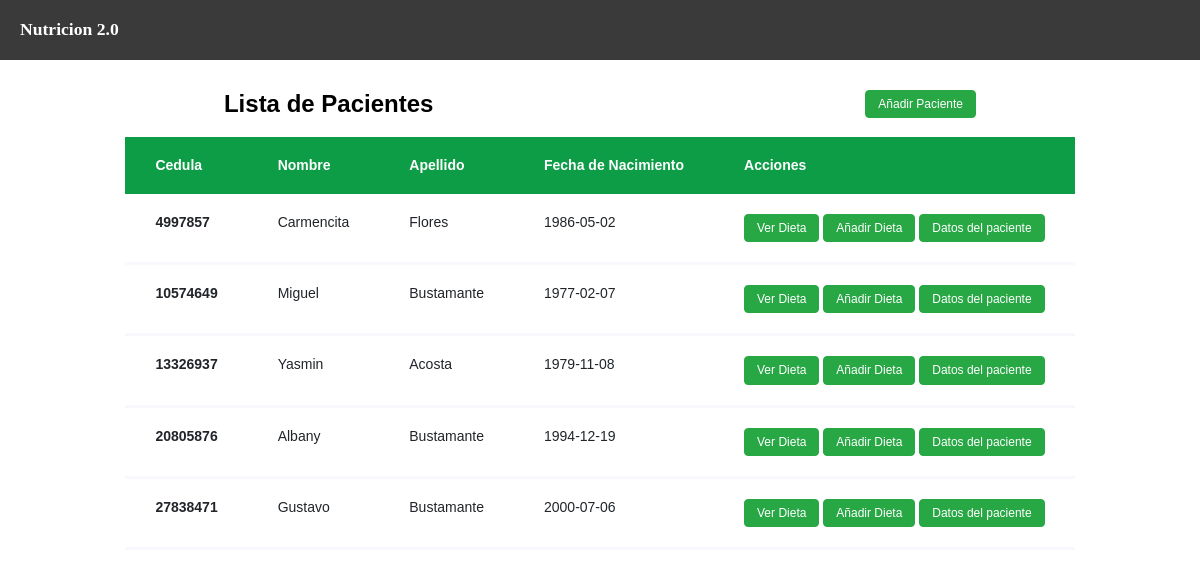
Before: / with the older database file.
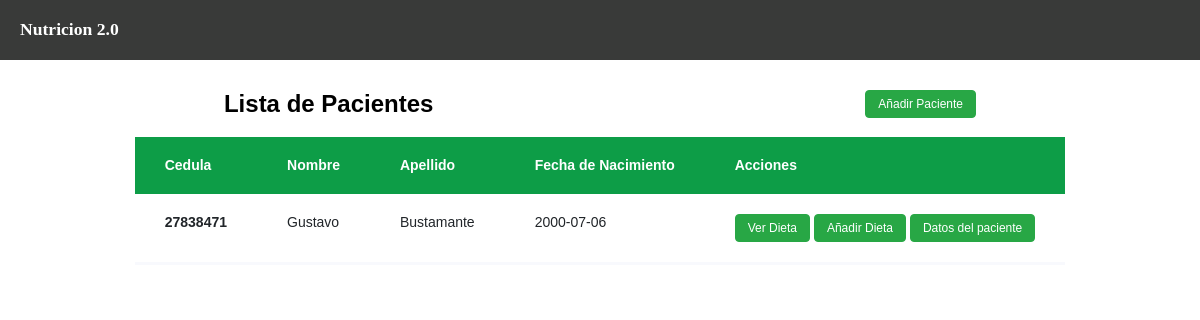
After: the same page with the newer database file.
### tables this page shows
CREATE TABLE `pacientes` (
  `dni` int NOT NULL,
  `nombre` varchar(30) NOT NULL,
  `Apellido` varchar(30) NOT NULL,
  `fecha_nac` date NOT NULL,
  `peso` smallint NOT NULL,
  `altura` int NOT NULL,
  `masa_muscular` int NOT NULL,
  `actividad_fisica` varchar(45) NOT NULL,
  PRIMARY KEY (`dni`)
);

### index.php (the view, shortened to what this page needs)
<?php
  	require_once("./database/database.php");
	$sql = "SELECT * FROM pacientes";
	$registros1=$conn->prepare($sql);
	$registros1->execute(array());
	$registros=$registros1->fetchAll();
?>
<!DOCTYPE html>
<html lang="en">
<head>
	<link rel="stylesheet" href="custom.css">
</head>
<body>
<header class="main-header">
			<a class="text-header" href="#">
				<span class="site-name">Nutricion 2.0</span>
			</a>
	</header>
	<div class="container">
		<div class="container-item">
		<div class="row">
			<div class="col-md-6">
				<h2 class="heading-section">Lista de Pacientes</h2>
				<a href="./forms/registros/registro.php">
      				<button class="btn btn-success">Añadir Paciente</button>
    			</a>
			</div>
		</div>
			<div class="row">
				<div class="col-md-6">
					<div class="table-wrap">
						<table class="table">
						  <thead class="thead-primary">
						    <tr>
						      <th>Cedula</th>
						      <th>Nombre</th>
						      <th>Apellido</th>
						      <th>Fecha de Nacimiento</th>
							  <th>Acciones</th>
						    </tr>
						  </thead>
						  <tbody>
						  <?php foreach ($registros as $key):?>
						    <tr>
						      <th scope="row"><?php echo $key["dni"]?></th>
						      <td><?php echo $key["nombre"]?></td>
						      <td> <?php echo $key["Apellido"]?></td>
						      <td> <?php echo $key["fecha_nac"]?></td>
							  <td>
							  <a href="./views/dieta/verDieta.php?dni=<?php echo $key['dni']?>&dia=<?php echo "Lunes"?>">
                				<button class="btn btn-success">Ver Dieta</button>
              					</a>
              					<a href="./forms/dieta/addDieta.php?dni=<?php echo $key['dni']?>">
              						<button class="btn btn-success">Añadir Dieta</button>
              					</a>
              					<a href="./forms/registros/datos.php?dni=<?php echo $key['dni']?>">
              					<button class="btn btn-success">Datos del paciente</button>
              					</a>
							  </td>
						    </tr>
							<?php endforeach; ?>
						  </tbody>
						</table>
					</div>
				</div>
			</div>
		</div>
		</div>
	</body>
</html>

### custom.css (style rules this page uses)
.main-header { background: #393a39; color: white; height: 60px; width: 100%; left: 0; top: 0; position: fixed; }
.main-header a { color: white; }
.text-header { float: left; margin-top: 4px; padding: 15px 0 0 20px; text-decoration: none; font-family: Cambria, Cochin, Georgia, Times, 'Times New Roman', serif; }
.text-header .site-name { font-weight: 700; font-size: 1.1em; }
html { font-family: sans-serif; line-height: 1.15; -webkit-text-size-adjust: 100%; -webkit-tap-highlight-color: rgba(0, 0, 0, 0); }
a { color: #007bff; text-decoration: none; background-color: transparent; }
table { border-collapse: collapse; }
th { text-align: inherit; }
.container { display: flex; justify-content: center; align-items: center; flex-direction: column; width: 100%; margin-top: 70px; }
.container-item { display: flex; justify-content: center; flex-direction: column; width:100%; }
.row { display: flex; justify-content: center; flex-direction: row; width: 100%; }
.col-md-6 { width: 100%; display: flex; align-items: center; justify-content: space-around; }
.table { width: 100%; margin-bottom: 1rem; color: #212529; }
.table th, .table td { padding: 0.75rem; vertical-align: top; border-top: 1px solid #dee2e6; }
.table thead th { vertical-align: bottom; border-bottom: 2px solid #dee2e6; }
.btn { display: inline-block; font-weight: 300; color: #212529; text-align: center; vertical-align: middle; -webkit-user-select: none; -moz-user-select: none; -ms-user-select: none; user-select: none; background-color: transparent; border: 1px solid transparent; padding: 0.375rem 0.75rem; font-size: 12px; line-height: 1.2; border-radius: 0.25rem; -webkit-transition: color 0.15s ease-in-out, background-color 0.15s ease-in-out, border-color 0.15s ease-in-out, -webkit-box-shadow 0.15s ease-in-out; transition: color 0.15s ease-in-out, background-color 0.15s ease-in-out, border-color 0.15s ease-in-out, -webkit-box-shadow 0.15s ease-in-out; -o-transition: color 0.15s ease-in-out, background-color 0.15s ease-in-out, border-color 0.15s ease-in-out, box-shadow 0.15s ease-in-out; transition: color 0.15s ease-in-out, background-color 0.15s ease-in-out, border-color 0.15s ease-in-out, box-shadow 0.15s ease-in-out; transition: color 0.15s ease-in-out, background-color 0.15s ease-in-out, border-color 0.15s ease-in-out, box-shadow 0.15s ease-in-out, -webkit-box-shadow 0.15s ease-in-out; }
.btn-success { color: #fff; background-color: #28a745; border-color: #28a745; cursor: pointer; }
a { -webkit-transition: .3s all ease; -o-transition: .3s all ease; transition: .3s all ease; color: #1089ff; }
.table-wrap { overflow-x: scroll; }
.table { min-width: 800px !important; width: 100%; background: #fff; }
.table thead.thead-primary { background: #0d9d47; }
.table thead th { border: none; padding: 20px 30px; font-size: 14px; color: #fff; }
.table tbody tr { margin-bottom: 10px; }
.table tbody th, .table tbody td { border: none; padding: 20px 30px; border-bottom: 3px solid #f8f9fd; font-size: 14px; }

Changed rows visible on the page:
removed pacientes: dni "4997857", nombre "Carmencita", Apellido "Flores", fecha_nac "1986-05-02"
removed pacientes: dni "10574649", nombre "Miguel", Apellido "Bustamante", fecha_nac "1977-02-07"
removed pacientes: dni "13326937", nombre "Yasmin", Apellido "Acosta", fecha_nac "1979-11-08"
removed pacientes: dni "20805876", nombre "Albany", Apellido "Bustamante", fecha_nac "1994-12-19"
